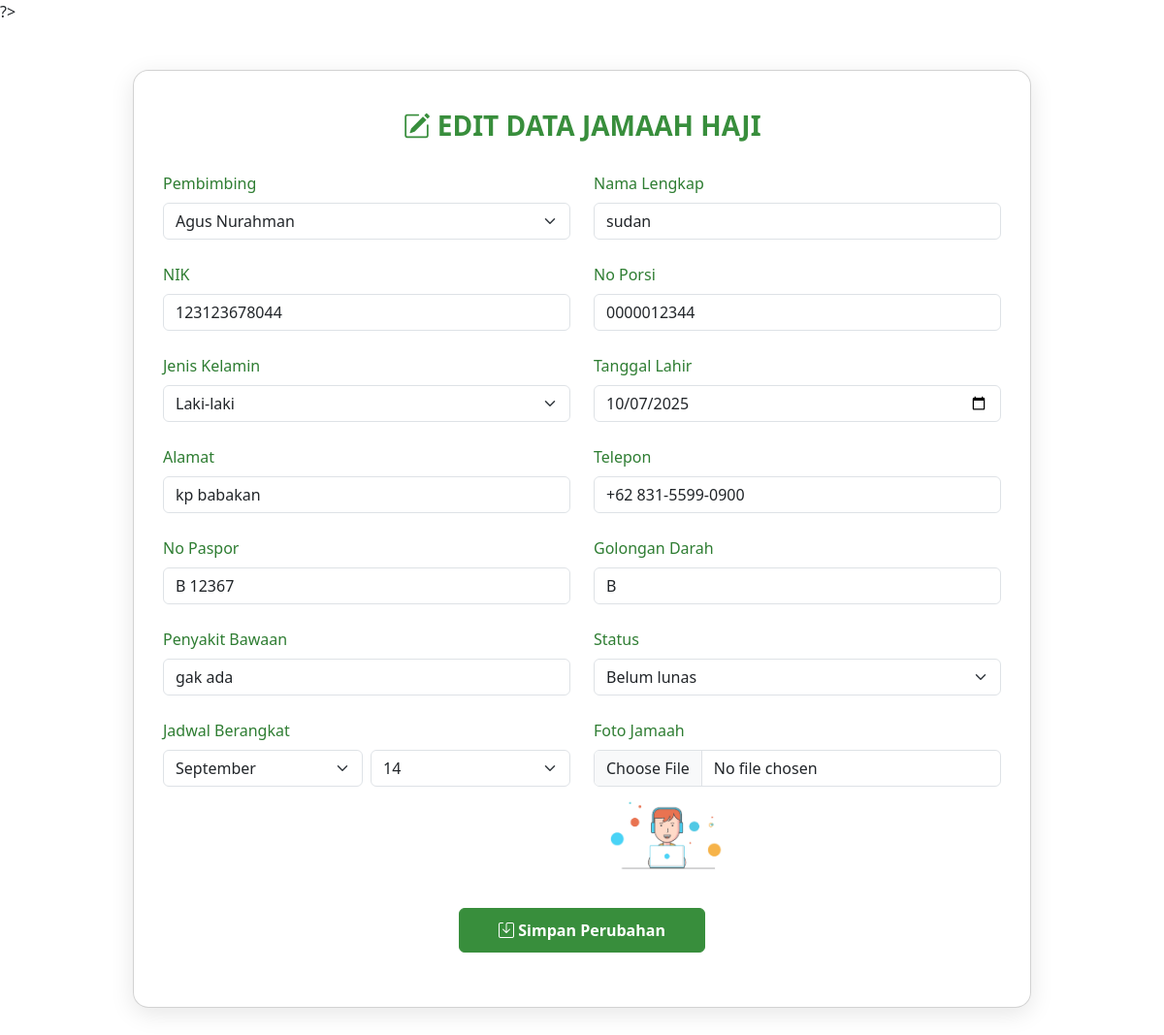
/contern/jamaahHaji/editJamaah.php?id=28 (signed in), run on an earlier commit of the app's database.
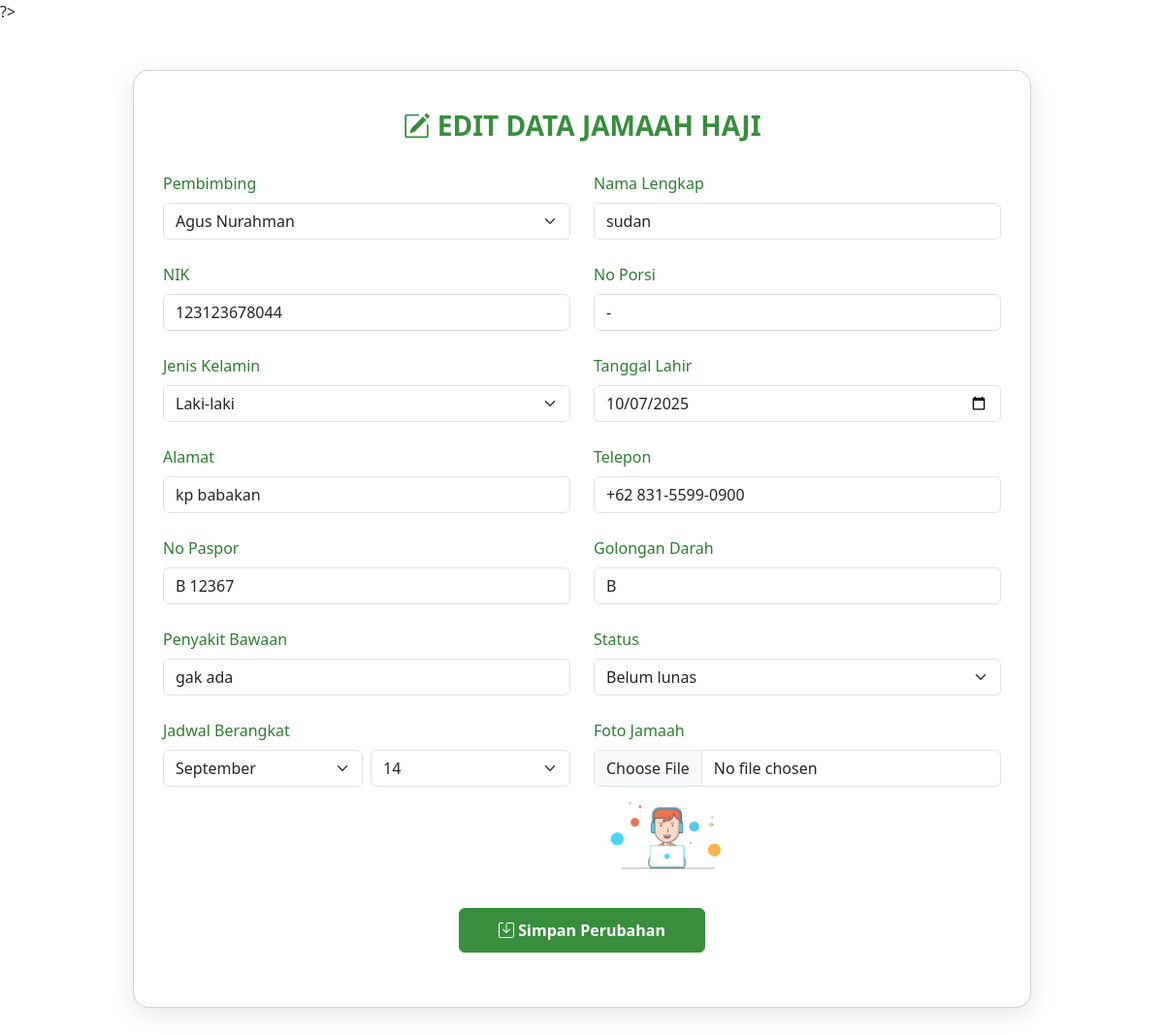
And on a later commit of the database.
### tables this page shows
CREATE TABLE `jamaah_haji` (
  `id` int NOT NULL,
  `foto` varchar(100) NOT NULL,
  `nik` varchar(20) NOT NULL,
  `no_porsi` varchar(30) NOT NULL,
  `nama_lengkap` varchar(100) NOT NULL,
  `jenis_kelamin` varchar(20) DEFAULT NULL,
  `tanggal_lahir` date NOT NULL,
  `alamat` varchar(200) DEFAULT NULL,
  `telepon` varchar(30) DEFAULT NULL,
  `no_paspor` varchar(20) DEFAULT NULL,
  `golongan_darah` varchar(5) DEFAULT NULL,
  `penyakit_bawaan` varchar(100) DEFAULT NULL,
  `jadwal_berangkat` date DEFAULT NULL,
  `status` varchar(250) NOT NULL,
  `data_pulang` date DEFAULT NULL,
  `id_pembimbing` int DEFAULT NULL
);

### contern/jamaahHaji/editJamaah.php (the view, shortened to what the changed rows need)
<!DOCTYPE html>
<html lang="id">
<head>
  <link rel="stylesheet" href="https://cdn.jsdelivr.net/npm/bootstrap@5.3.3/dist/css/bootstrap.min.css" />
  <link rel="stylesheet" href="https://cdn.jsdelivr.net/npm/bootstrap-icons@1.10.5/font/bootstrap-icons.css" />
</head>
<body>
  <?php
  include __DIR__ . '/../../backend/database.php';
  $id = $_GET['id'];
  $sql = "SELECT * FROM jamaah_haji WHERE id=$id";
  $tampil = $conn->query($sql);
  $data = mysqli_fetch_assoc($tampil);
  ?>
  <div class="container py-5">
    <div class="row justify-content-center">
      <div class="col-lg-10">
        <div class="card card-form">
          <form action="../../backend/query/updateJamaah.php" method="POST" enctype="multipart/form-data">
            <div class="row g-4">
              <div class="col-md-6">
                <label for="nama_lengkap" class="form-label">Nama Lengkap</label>
                <input type="text" class="form-control" id="nama_lengkap" name="nama_lengkap" value="<?= $data['nama_lengkap'] ?>" required />
              </div>
              <div class="col-md-6">
                <label for="nik" class="form-label">NIK</label>
                <input type="text" class="form-control" id="nik" name="nik" value="<?= $data['nik'] ?>" required />
              </div>
              <div class="col-md-6">
                <label for="no_porsi" class="form-label">No Porsi</label>
                <input type="text" class="form-control" id="no_porsi" name="no_porsi" value="<?= $data['no_porsi'] ?>" required />
              </div>
              <div class="col-md-6">
                <label for="jenis_kelamin" class="form-label">Jenis Kelamin</label>
                <select class="form-select" name="jenis_kelamin" required>
                  <option value="Laki-laki" <?= $data['jenis_kelamin'] == 'Laki-laki' ? 'selected' : '' ?>>Laki-laki</option>
                </select>
              </div>
              <div class="col-md-6">
                <label for="tanggal_lahir" class="form-label">Tanggal Lahir</label>
                <input type="date" class="form-control" id="tanggal_lahir" name="tanggal_lahir" value="<?= $data['tanggal_lahir'] ?>" required />
              </div>
              <div class="col-md-6">
                <label for="alamat" class="form-label">Alamat</label>
                <input type="text" class="form-control" id="alamat" name="alamat" value="<?= $data['alamat'] ?>" required />
              </div>
              <div class="col-md-6">
                <label for="telepon" class="form-label">Telepon</label>
                <input type="text" class="form-control" id="telepon" name="telepon" value="<?= $data['telepon'] ?>" required />
              </div>
              <div class="col-md-6">
                <label for="no_paspor" class="form-label">No Paspor</label>
                <input type="text" class="form-control" id="no_paspor" name="no_paspor" value="<?= $data['no_paspor'] ?>" />
              </div>
              <div class="col-md-6">
                <label for="golongan_darah" class="form-label">Golongan Darah</label>
                <input type="text" class="form-control" id="golongan_darah" name="golongan_darah" value="<?= $data['golongan_darah'] ?>" />
              </div>
              <div class="col-md-6">
                <label for="penyakit_bawaan" class="form-label">Penyakit Bawaan</label>
                <input type="text" class="form-control" id="penyakit_bawaan" name="penyakit_bawaan" value="<?= $data['penyakit_bawaan'] ?>" />
              </div>
              <div class="col-md-6">
                <label for="status" class="form-label">Status</label>
                <select class="form-select" id="status" name="status" required>
                  <option value="Belum lunas" <?= $data['status'] == 'Belum lunas' ? 'selected' : '' ?>>Belum lunas</option>
                </select>
              </div>
              <div class="col-md-6">
                <div class="row g-2">
                  <div class="col-6">
                    <select class="form-select" id="bulan" name="bulan" required>
                      <option value="09" <?= !empty($data['jadwal_berangkat']) && date('m', strtotime($data['jadwal_berangkat'])) == '09' ? 'selected' : '' ?>>September</option>
                    </select>
                  </div>
                </div>
              </div>
              <div class="col-md-6">
                <label for="foto" class="form-label">Foto Jamaah</label>
                <input type="file" class="form-control" id="foto" name="foto" accept="image/*" onchange="previewImage(event)">
                <?php if (!empty($data['foto'])): ?>
                  <img src="../../uploads/<?= $data['foto'] ?>" id="preview" class="img-preview" alt="Foto Jamaah Lama" />
                <?php else: ?>
                  <img id="preview" class="img-preview" style="display: none;" />
                <?php endif; ?>
              </div>
            </div>
          </form>
        </div>
      </div>
    </div>
  </div>
</body>
</html>

What changed in the data, as far as the page shows it:
changed jamaah_haji "sudan": no_porsi "0000012344" → "-"
